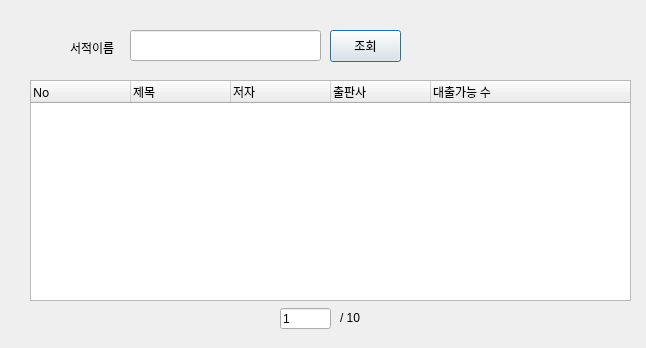
<?xml version="1.0" encoding="UTF-8"?>
<ui version="4.0">
 <class>Dialog</class>
 <widget class="QDialog" name="Dialog">
  <property name="geometry">
   <rect>
    <x>0</x>
    <y>0</y>
    <width>646</width>
    <height>348</height>
   </rect>
  </property>
  <property name="windowTitle">
   <string>Dialog</string>
  </property>
  <widget class="QPushButton" name="pushButton">
   <property name="geometry">
    <rect>
     <x>330</x>
     <y>30</y>
     <width>71</width>
     <height>32</height>
    </rect>
   </property>
   <property name="font">
    <font>
     <family>나눔고딕</family>
    </font>
   </property>
   <property name="text">
    <string>조회</string>
   </property>
  </widget>
  <widget class="QTreeWidget" name="treeWidget">
   <property name="geometry">
    <rect>
     <x>30</x>
     <y>80</y>
     <width>601</width>
     <height>221</height>
    </rect>
   </property>
   <property name="font">
    <font>
     <family>나눔고딕</family>
    </font>
   </property>
   <column>
    <property name="text">
     <string>No</string>
    </property>
   </column>
   <column>
    <property name="text">
     <string>제목</string>
    </property>
   </column>
   <column>
    <property name="text">
     <string>저자</string>
    </property>
   </column>
   <column>
    <property name="text">
     <string>출판사</string>
    </property>
   </column>
   <column>
    <property name="text">
     <string>대출가능 수</string>
    </property>
   </column>
  </widget>
  <widget class="QLabel" name="label_27">
   <property name="geometry">
    <rect>
     <x>30</x>
     <y>30</y>
     <width>32</width>
     <height>32</height>
    </rect>
   </property>
   <property name="font">
    <font>
     <family>나눔고딕</family>
    </font>
   </property>
   <property name="text">
    <string/>
   </property>
   <property name="pixmap">
    <pixmap>image/open-book.png</pixmap>
   </property>
   <property name="scaledContents">
    <bool>true</bool>
   </property>
  </widget>
  <widget class="QLabel" name="label">
   <property name="geometry">
    <rect>
     <x>70</x>
     <y>40</y>
     <width>58</width>
     <height>16</height>
    </rect>
   </property>
   <property name="font">
    <font>
     <family>나눔고딕</family>
    </font>
   </property>
   <property name="text">
    <string>서적이름</string>
   </property>
  </widget>
  <widget class="QLineEdit" name="lineEdit">
   <property name="geometry">
    <rect>
     <x>130</x>
     <y>30</y>
     <width>191</width>
     <height>31</height>
    </rect>
   </property>
   <property name="font">
    <font>
     <family>나눔고딕</family>
    </font>
   </property>
  </widget>
  <widget class="QLineEdit" name="txtPage">
   <property name="geometry">
    <rect>
     <x>280</x>
     <y>308</y>
     <width>51</width>
     <height>21</height>
    </rect>
   </property>
   <property name="text">
    <string>1</string>
   </property>
  </widget>
  <widget class="QLabel" name="lbPage">
   <property name="geometry">
    <rect>
     <x>340</x>
     <y>310</y>
     <width>58</width>
     <height>16</height>
    </rect>
   </property>
   <property name="text">
    <string>/ 10</string>
   </property>
  </widget>
 </widget>
 <resources/>
 <connections/>
</ui>
